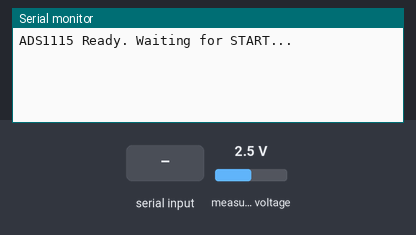
This sketch was run on a simulated ESP32. On the bench: the last lines printed to the serial monitor. Inputs (shaded band) come from the test bench; at power-on: measured voltage 2.5 V.

Above: at 2.2 s.
2.3 s: "START\n" received over Serial
At 2.7 s:
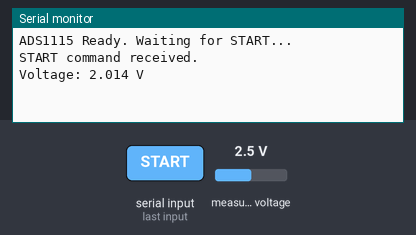
3.8 s: "STOP\n" received over Serial
At 4.2 s:
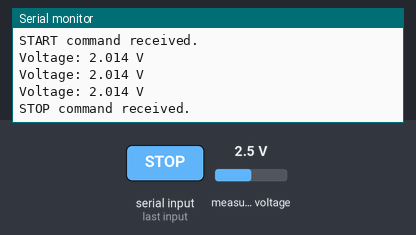

The sketch:

voltage_esp.ino
```cpp
#include <Wire.h>
#include <Adafruit_ADS1X15.h>

Adafruit_ADS1115 ads;

bool shouldSend = false;

void setup() {
  delay(1000);
  Serial.begin(115200);
  Wire.begin(21, 22);

  if (!ads.begin()) {
    Serial.println("ADS1115 not detected. Check wiring!");
    while (1);
  }

  ads.setGain(GAIN_ONE);  // ±4.096V range
  Serial.println("ADS1115 Ready. Waiting for START...");
}

void loop() {

  if (Serial.available()) {
    String command = Serial.readStringUntil('\n');
    command.trim();

    if (command.equalsIgnoreCase("START")) {
      shouldSend = true;
      Serial.println("START command received.");
    } else if (command.equalsIgnoreCase("STOP")) {
      shouldSend = false;
      Serial.println("STOP command received.");
    }
  }

  if (shouldSend) {
    int16_t raw = ads.readADC_SingleEnded(0);
    float voltage = (raw / 32767.0) * 3.3;


    Serial.print("Voltage: ");
    Serial.print(voltage, 3);
    Serial.println(" V");

    delay(500);
  }
}
```

Measured:
- after the input at 2.3 s, the serial monitor: prints a new line at once (image 1)
- after the input at 3.8 s, the serial monitor: prints a new line at once (image 2)
